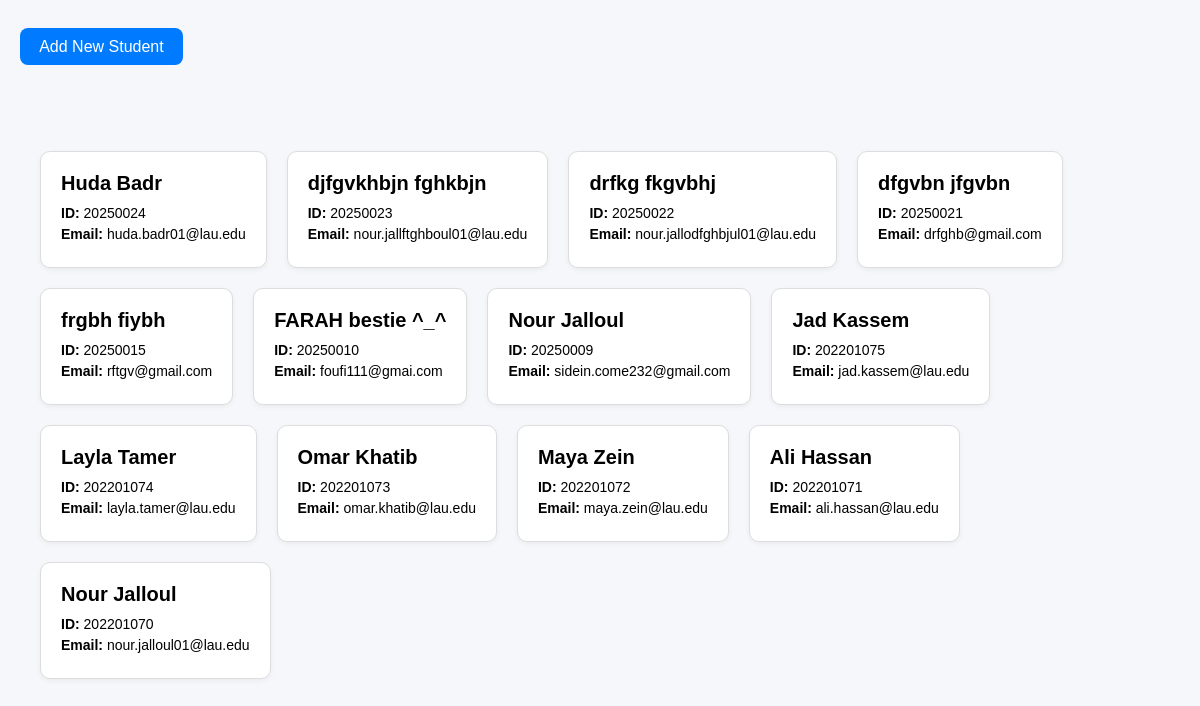
The app's page /controller/StudentController.php?action=index with its own data.
### tables this page shows
CREATE TABLE IF NOT EXISTS `students` (
  `id` int NOT NULL AUTO_INCREMENT,
  `student_id` varchar(20) NOT NULL,
  `first_name` varchar(100) NOT NULL,
  `last_name` varchar(100) NOT NULL,
  `email` varchar(191) NOT NULL,
  `phone` varchar(20) DEFAULT NULL,
  `dob` date DEFAULT NULL,
  `gender` enum('Male','Female') DEFAULT NULL,
  `major` varchar(100) DEFAULT NULL,
  `created_at` timestamp NULL DEFAULT CURRENT_TIMESTAMP,
  `updated_at` timestamp NULL DEFAULT CURRENT_TIMESTAMP ON UPDATE CURRENT_TIMESTAMP,
  PRIMARY KEY (`id`),
  UNIQUE KEY `student_id` (`student_id`),
  UNIQUE KEY `email` (`email`)
);

### models/Student.php (called while the page is built, shortened)
<?php
class Student
{
    private $pdo;
    public function __construct($pdo)
    {
        $this->pdo = $pdo;
    }
    public static function fromRow($pdo, $row)
    {
        $student = new self($pdo);
        $student->id = $row['id'];
        $student->student_id = $row['student_id'];
        $student->first_name = $row['first_name'];
        $student->last_name = $row['last_name'];
        $student->email = $row['email'];
        $student->phone = $row['phone'];
        $student->dob = $row['dob'];
        $student->gender = $row['gender'];
        $student->major = $row['major'];
        $student->created_at = $row['created_at'];
        $student->updated_at = $row['updated_at'];
        return $student;
    }
    public function all()
    {
        try {
            $stmt = $this->pdo->query("SELECT * FROM students ORDER BY created_at DESC");
            $students = [];
            while ($row = $stmt->fetch()) {
                $students[] = self::fromRow($this->pdo, $row);
            }
            return ['success' => $students];
        } catch (PDOException $e) {
            return ['error' => $e->getMessage()];
        }
    }
}

### views/students.php (the view, shortened to what this page needs)
<!DOCTYPE html>
<html lang="en">
<head>
    <link rel="stylesheet" href="../css/mainS.css">
</head>
<body>
    <a href="../controller/StudentController.php?action=createForm" class="report-button">Add New Student</a>
    <div class="form-and-cards-container">
        <?php foreach ($students as $student): ?>
            <div role="button" tabindex="0" class="student-card"
                 onclick="window.location.href='../controller/StudentController.php?action=details&id=<?= $student->id ?>'">
                <h3><?= htmlspecialchars($student->first_name . ' ' . $student->last_name) ?></h3>
                <p><strong>ID:</strong> <?= htmlspecialchars($student->student_id) ?></p>
                <p><strong>Email:</strong> <?= htmlspecialchars($student->email) ?></p>
            </div>
        <?php endforeach; ?>
    </div>
</body>
</html>

### css/mainS.css (style rules this page uses)
body { font-family: Arial, sans-serif; background-color: #f5f7fa; margin: 0; padding: 20px; display: flex; flex-direction: column; min-height: 90vh; }
a.report-button { display: inline-block; margin: 0.5rem 1rem 1.5rem 0; padding: 0.6rem 1.2rem; background-color: #007bff; color: white; text-decoration: none; border-radius: 8px; font-weight: 500; transition: background 0.3s ease; width: fit-content; }
.form-and-cards-container { max-width: 1200px; margin: auto; display: flex; flex-wrap: wrap; grid-template-columns: repeat(auto-fill, minmax(250px, 1fr)); gap: 20px; padding: 20px; }
.student-card { background-color: #ffffff; border: 1px solid #ddd; border-radius: 10px; padding: 20px; box-shadow: 0 2px 5px rgba(0, 0, 0, 0.05); cursor: pointer; transition: background-color 0.2s ease, box-shadow 0.2s ease; }
.student-card h3 { margin: 0 0 10px; font-size: 20px; }
.student-card p { margin: 5px 0; font-size: 14px; }

### records on screen
students: first_name+last_name "Huda Badr", student "20250024", email "huda.badr01@lau.edu"
students: first_name+last_name "djfgvkhbjn fghkbjn", student "20250023", email "nour.jallftghboul01@lau.edu"
students: first_name+last_name "drfkg fkgvbhj", student "20250022", email "nour.jallodfghbjul01@lau.edu"
students: first_name+last_name "dfgvbn jfgvbn", student "20250021", email "drfghb@gmail.com"
students: first_name+last_name "frgbh fiybh", student "20250015", email "rftgv@gmail.com"
students: first_name+last_name "FARAH bestie ^_^", student "20250010", email "foufi111@gmai.com"
students: first_name+last_name "Nour Jalloul", student "20250009", email "sidein.come232@gmail.com"
students: first_name+last_name "Jad Kassem", student "202201075", email "jad.kassem@lau.edu"
students: first_name+last_name "Layla Tamer", student "202201074", email "layla.tamer@lau.edu"
students: first_name+last_name "Omar Khatib", student "202201073", email "omar.khatib@lau.edu"
students: first_name+last_name "Maya Zein", student "202201072", email "maya.zein@lau.edu"
students: first_name+last_name "Ali Hassan", student "202201071", email "ali.hassan@lau.edu"
students: first_name+last_name "Nour Jalloul", student "202201070", email "nour.jalloul01@lau.edu"
